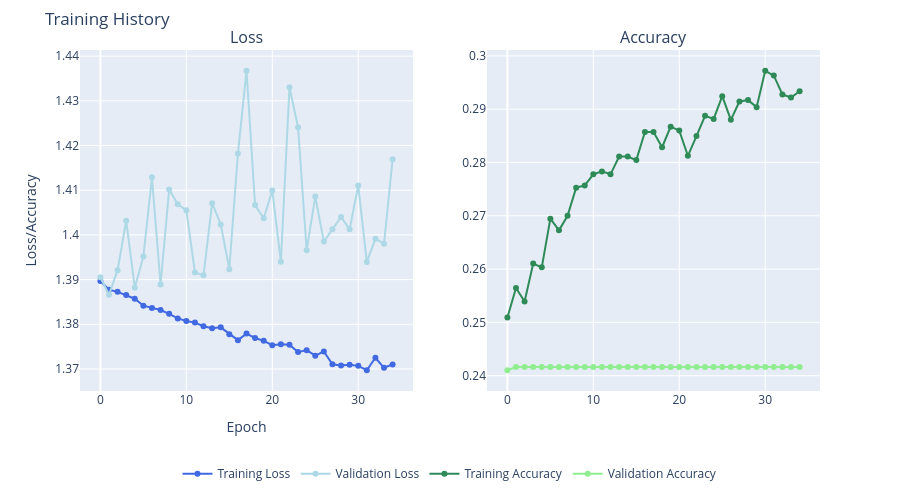

The cell this chart's notebook holds for it:
### Code cell
print(alg_hist.history.keys())
alg_plot = plot_training(alg_hist.history)
alg_plot.show()

### Figure 1 — Plotly figure (JSON) as saved in the notebook; plotly's stock layout.template omitted (floating-point values rounded to 4 significant figures)
{"data": [{"line": {"color": "royalblue"}, "mode": "lines+markers", "name": "Training Loss", "type": "scatter", "x": [0, 1, 2, 3, 4, 5, 6, 7, 8, 9, 10, 11, 12, 13, 14, 15, 16, 17, 18, 19, 20, 21, 22, 23, 24, 25, 26, 27, 28, 29, 30, 31, 32, 33, 34], "xaxis": "x", "y": [1.39, 1.388, 1.387, 1.387, 1.386, 1.384, 1.384, 1.383, 1.382, 1.381, 1.381, 1.38, 1.38, 1.379, 1.379, 1.378, 1.376, 1.378, 1.377, 1.376, 1.375, 1.376, 1.375, 1.374, 1.374, 1.373, 1.374, 1.371, 1.371, 1.371, 1.371, 1.37, 1.373, 1.37, 1.371], "yaxis": "y"}, {"line": {"color": "lightblue"}, "mode": "lines+markers", "name": "Validation Loss", "type": "scatter", "x": [0, 1, 2, 3, 4, 5, 6, 7, 8, 9, 10, 11, 12, 13, 14, 15, 16, 17, 18, 19, 20, 21, 22, 23, 24, 25, 26, 27, 28, 29, 30, 31, 32, 33, 34], "xaxis": "x", "y": [1.391, 1.387, 1.392, 1.403, 1.388, 1.395, 1.413, 1.389, 1.41, 1.407, 1.405, 1.392, 1.391, 1.407, 1.402, 1.392, 1.418, 1.437, 1.407, 1.404, 1.41, 1.394, 1.433, 1.424, 1.397, 1.409, 1.399, 1.401, 1.404, 1.401, 1.411, 1.394, 1.399, 1.398, 1.417], "yaxis": "y"}, {"line": {"color": "seagreen"}, "mode": "lines+markers", "name": "Training Accuracy", "type": "scatter", "x": [0, 1, 2, 3, 4, 5, 6, 7, 8, 9, 10, 11, 12, 13, 14, 15, 16, 17, 18, 19, 20, 21, 22, 23, 24, 25, 26, 27, 28, 29, 30, 31, 32, 33, 34], "xaxis": "x2", "y": [0.2509, 0.2565, 0.2539, 0.261, 0.2603, 0.2695, 0.2673, 0.27, 0.2753, 0.2757, 0.2778, 0.2783, 0.2778, 0.2811, 0.2811, 0.2804, 0.2857, 0.2857, 0.2829, 0.2867, 0.286, 0.2812, 0.2849, 0.2887, 0.2882, 0.2924, 0.288, 0.2914, 0.2917, 0.2904, 0.2972, 0.2963, 0.2928, 0.2922, 0.2934], "yaxis": "y2"}, {"line": {"color": "lightgreen"}, "mode": "lines+markers", "name": "Validation Accuracy", "type": "scatter", "x": [0, 1, 2, 3, 4, 5, 6, 7, 8, 9, 10, 11, 12, 13, 14, 15, 16, 17, 18, 19, 20, 21, 22, 23, 24, 25, 26, 27, 28, 29, 30, 31, 32, 33, 34], "xaxis": "x2", "y": [0.241, 0.2416, 0.2416, 0.2416, 0.2416, 0.2416, 0.2416, 0.2416, 0.2416, 0.2416, 0.2416, 0.2416, 0.2416, 0.2416, 0.2416, 0.2416, 0.2416, 0.2416, 0.2416, 0.2416, 0.2416, 0.2416, 0.2416, 0.2416, 0.2416, 0.2416, 0.2416, 0.2416, 0.2416, 0.2416, 0.2416, 0.2416, 0.2416, 0.2416, 0.2416], "yaxis": "y2"}], "layout": {"annotations": [{"font": {"size": 16}, "showarrow": false, "text": "Loss", "x": 0.225, "xanchor": "center", "xref": "paper", "y": 1, "yanchor": "bottom", "yref": "paper"}, {"font": {"size": 16}, "showarrow": false, "text": "Accuracy", "x": 0.775, "xanchor": "center", "xref": "paper", "y": 1, "yanchor": "bottom", "yref": "paper"}], "height": 500, "legend": {"orientation": "h", "x": 0.5, "xanchor": "center", "y": -0.2}, "margin": {"b": 100, "t": 50}, "title": {"text": "Training History"}, "width": 900, "xaxis": {"anchor": "y", "domain": [0, 0.45], "title": {"text": "Epoch"}}, "xaxis2": {"anchor": "y2", "domain": [0.55, 1]}, "yaxis": {"anchor": "x", "domain": [0, 1], "title": {"text": "Loss/Accuracy"}}, "yaxis2": {"anchor": "x2", "domain": [0, 1]}}}
